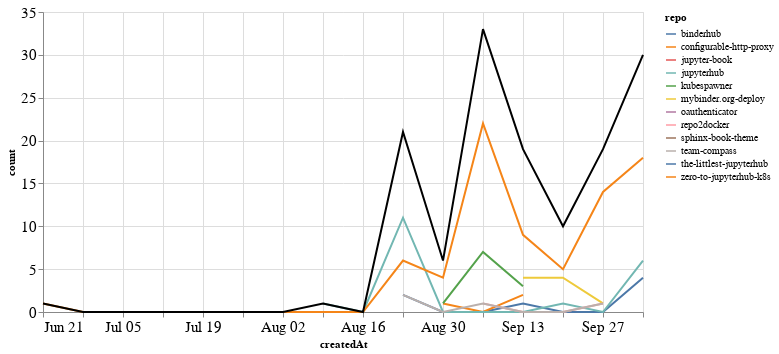

This figure's notebook cell:
### Markdown cell above
## Comments

### Code cell
comments_time = comments.groupby('repo').resample('W', on='createdAt').count()['author'].reset_index()
comments_time = comments_time.rename(columns={'author': 'count'})
comments_time_total = comments_time.groupby('createdAt').agg({"count": "sum"}).reset_index()
ch1 = alt.Chart(comments_time, width=600).mark_line().encode(
    x='createdAt',
    y='count',
    color='repo',
    tooltip="repo"
)

ch2 = alt.Chart(comments_time_total, width=600).mark_line(color="black").encode(
    x='createdAt',
    y='count',
)

ch1 + ch2

### Figure 1 — Vega-Lite specification as saved in the notebook (floating-point values rounded to 4 significant figures)
{"config": {"axisLeft": {"labelFontSize": 15}, "axisBottom": {"labelFontSize": 15}}, "layer": [{"data": {"name": "data-11a0d2c905072c3127f59e2968dc1e77"}, "mark": "line", "encoding": {"color": {"type": "nominal", "field": "repo"}, "tooltip": {"type": "nominal", "field": "repo"}, "x": {"type": "temporal", "field": "createdAt"}, "y": {"type": "quantitative", "field": "count"}}, "width": 600}, {"data": {"name": "data-a0c42f411589fc4323d40ef62b5146b1"}, "mark": {"type": "line", "color": "black"}, "encoding": {"x": {"type": "temporal", "field": "createdAt"}, "y": {"type": "quantitative", "field": "count"}}, "width": 600}], "$schema": "https://vega.github.io/schema/vega-lite/v4.8.1.json", "datasets": {"data-11a0d2c905072c3127f59e2968dc1e77": [{"repo": "binderhub", "createdAt": "2020-08-23T00:00:00", "count": 2}, {"repo": "binderhub", "createdAt": "2020-08-30T00:00:00", "count": 0}, {"repo": "binderhub", "createdAt": "2020-09-06T00:00:00", "count": 0}, {"repo": "binderhub", "createdAt": "2020-09-13T00:00:00", "count": 1}, {"repo": "binderhub", "createdAt": "2020-09-20T00:00:00", "count": 0}, {"repo": "binderhub", "createdAt": "2020-09-27T00:00:00", "count": 0}, {"repo": "binderhub", "createdAt": "2020-10-04T00:00:00", "count": 4}, {"repo": "configurable-http-proxy", "createdAt": "2020-08-30T00:00:00", "count": 1}, {"repo": "configurable-http-proxy", "createdAt": "2020-09-06T00:00:00", "count": 0}, {"repo": "configurable-http-proxy", "createdAt": "2020-09-13T00:00:00", "count": 2}, {"repo": "jupyter-book", "createdAt": "2020-10-04T00:00:00", "count": 2}, {"repo": "jupyterhub", "createdAt": "2020-08-09T00:00:00", "count": 1}, {"repo": "jupyterhub", "createdAt": "2020-08-16T00:00:00", "count": 0}, {"repo": "jupyterhub", "createdAt": "2020-08-23T00:00:00", "count": 11}, {"repo": "jupyterhub", "createdAt": "2020-08-30T00:00:00", "count": 0}, {"repo": "jupyterhub", "createdAt": "2020-09-06T00:00:00", "count": 0}, {"repo": "jupyterhub", "createdAt": "2020-09-13T00:00:00", "count": 0}, {"repo": "jupyterhub", "createdAt": "2020-09-20T00:00:00", "count": 1}, {"repo": "jupyterhub", "createdAt": "2020-09-27T00:00:00", "count": 0}, {"repo": "jupyterhub", "createdAt": "2020-10-04T00:00:00", "count": 6}, {"repo": "kubespawner", "createdAt": "2020-08-30T00:00:00", "count": 1}, {"repo": "kubespawner", "createdAt": "2020-09-06T00:00:00", "count": 7}, {"repo": "kubespawner", "createdAt": "2020-09-13T00:00:00", "count": 3}, {"repo": "mybinder.org-deploy", "createdAt": "2020-09-13T00:00:00", "count": 4}, {"repo": "mybinder.org-deploy", "createdAt": "2020-09-20T00:00:00", "count": 4}, {"repo": "mybinder.org-deploy", "createdAt": "2020-09-27T00:00:00", "count": 1}, {"repo": "oauthenticator", "createdAt": "2020-09-06T00:00:00", "count": 1}, {"repo": "repo2docker", "createdAt": "2020-09-06T00:00:00", "count": 1}, {"repo": "repo2docker", "createdAt": "2020-09-13T00:00:00", "count": 0}, {"repo": "repo2docker", "createdAt": "2020-09-20T00:00:00", "count": 0}, {"repo": "repo2docker", "createdAt": "2020-09-27T00:00:00", "count": 1}, {"repo": "sphinx-book-theme", "createdAt": "2020-09-27T00:00:00", "count": 2}, {"repo": "team-compass", "createdAt": "2020-08-23T00:00:00", "count": 2}, {"repo": "team-compass", "createdAt": "2020-08-30T00:00:00", "count": 0}, {"repo": "team-compass", "createdAt": "2020-09-06T00:00:00", "count": 1}, {"repo": "team-compass", "createdAt": "2020-09-13T00:00:00", "count": 0}, {"repo": "team-compass", "createdAt": "2020-09-20T00:00:00", "count": 0}, {"repo": "team-compass", "createdAt": "2020-09-27T00:00:00", "count": 1}, {"repo": "the-littlest-jupyterhub", "createdAt": "2020-09-06T00:00:00", "count": 1}, {"repo": "zero-to-jupyterhub-k8s", "createdAt": "2020-06-21T00:00:00", "count": 1}, {"repo": "zero-to-jupyterhub-k8s", "createdAt": "2020-06-28T00:00:00", "count": 0}, {"repo": "zero-to-jupyterhub-k8s", "createdAt": "2020-07-05T00:00:00", "count": 0}, {"repo": "zero-to-jupyterhub-k8s", "createdAt": "2020-07-12T00:00:00", "count": 0}, {"repo": "zero-to-jupyterhub-k8s", "createdAt": "2020-07-19T00:00:00", "count": 0}, {"repo": "zero-to-jupyterhub-k8s", "createdAt": "2020-07-26T00:00:00", "count": 0}, {"repo": "zero-to-jupyterhub-k8s", "createdAt": "2020-08-02T00:00:00", "count": 0}, {"repo": "zero-to-jupyterhub-k8s", "createdAt": "2020-08-09T00:00:00", "count": 0}, {"repo": "zero-to-jupyterhub-k8s", "createdAt": "2020-08-16T00:00:00", "count": 0}, {"repo": "zero-to-jupyterhub-k8s", "createdAt": "2020-08-23T00:00:00", "count": 6}, {"repo": "zero-to-jupyterhub-k8s", "createdAt": "2020-08-30T00:00:00", "count": 4}, {"repo": "zero-to-jupyterhub-k8s", "createdAt": "2020-09-06T00:00:00", "count": 22}, {"repo": "zero-to-jupyterhub-k8s", "createdAt": "2020-09-13T00:00:00", "count": 9}, {"repo": "zero-to-jupyterhub-k8s", "createdAt": "2020-09-20T00:00:00", "count": 5}, {"repo": "zero-to-jupyterhub-k8s", "createdAt": "2020-09-27T00:00:00", "count": 14}, {"repo": "zero-to-jupyterhub-k8s", "createdAt": "2020-10-04T00:00:00", "count": 18}], "data-a0c42f411589fc4323d40ef62b5146b1": [{"createdAt": "2020-06-21T00:00:00", "count": 1}, {"createdAt": "2020-06-28T00:00:00", "count": 0}, {"createdAt": "2020-07-05T00:00:00", "count": 0}, {"createdAt": "2020-07-12T00:00:00", "count": 0}, {"createdAt": "2020-07-19T00:00:00", "count": 0}, {"createdAt": "2020-07-26T00:00:00", "count": 0}, {"createdAt": "2020-08-02T00:00:00", "count": 0}, {"createdAt": "2020-08-09T00:00:00", "count": 1}, {"createdAt": "2020-08-16T00:00:00", "count": 0}, {"createdAt": "2020-08-23T00:00:00", "count": 21}, {"createdAt": "2020-08-30T00:00:00", "count": 6}, {"createdAt": "2020-09-06T00:00:00", "count": 33}, {"createdAt": "2020-09-13T00:00:00", "count": 19}, {"createdAt": "2020-09-20T00:00:00", "count": 10}, {"createdAt": "2020-09-27T00:00:00", "count": 19}, {"createdAt": "2020-10-04T00:00:00", "count": 30}]}}
